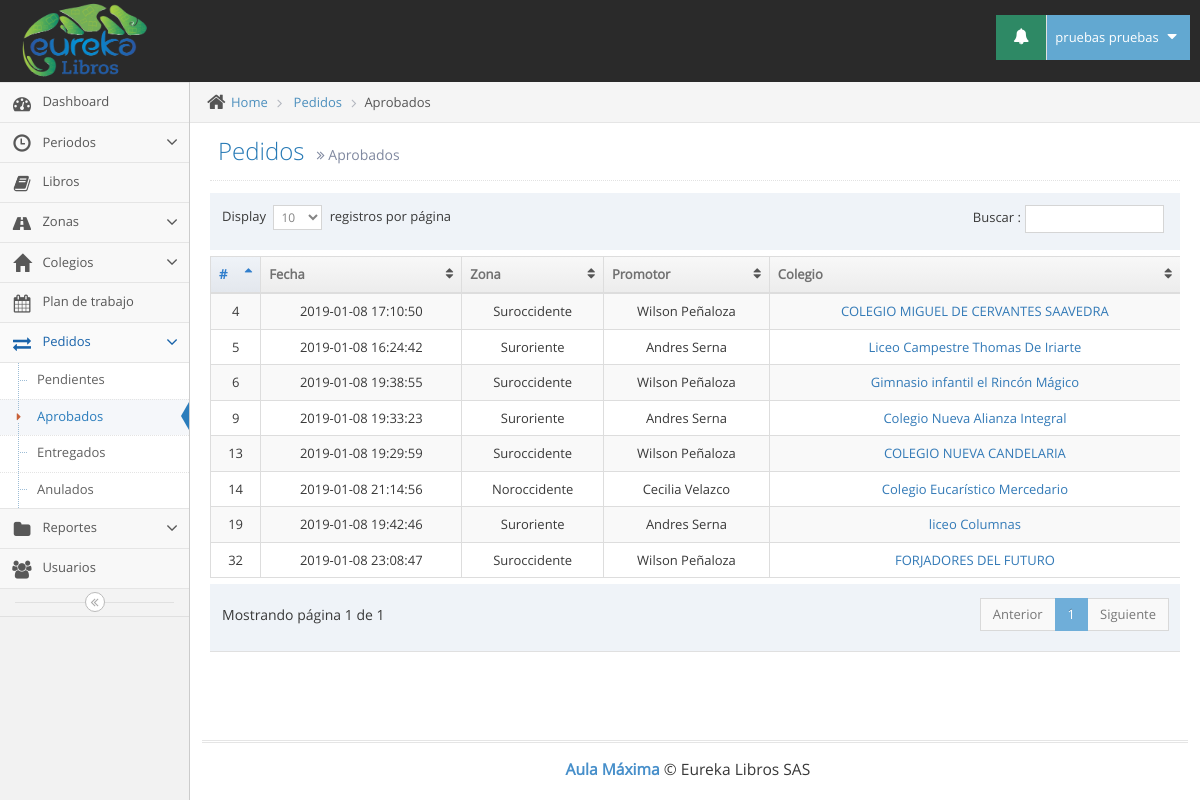
/pedidos_aprobados.php (signed in), run on the app's committed database.
### tables this page shows
CREATE TABLE `usuarios` (
  `id` int(11) NOT NULL,
  `tipo` int(11) NOT NULL,
  `id_pais` int(11) NOT NULL,
  `cedula` varchar(12) NOT NULL,
  `nombres` varchar(100) NOT NULL,
  `apellidos` varchar(100) NOT NULL,
  `telefono` varchar(12) NOT NULL,
  `direccion` varchar(100) NOT NULL,
  `correo` varchar(100) NOT NULL,
  `clave` varchar(100) NOT NULL,
  `cod_zona` varchar(10) NOT NULL
);

CREATE TABLE `pedidos` (
  `id` int(11) NOT NULL,
  `codigo` varchar(10) NOT NULL,
  `id_periodo` int(11) NOT NULL,
  `id_colegio` int(11) NOT NULL,
  `id_usuario` int(11) NOT NULL,
  `fecha` timestamp NOT NULL DEFAULT CURRENT_TIMESTAMP ON UPDATE CURRENT_TIMESTAMP,
  `factura` varchar(20) NOT NULL,
  `fecha_r` date NOT NULL,
  `observaciones` varchar(500) NOT NULL,
  `estado` int(11) NOT NULL
);

CREATE TABLE `colegios` (
  `id` int(11) NOT NULL,
  `codigo` varchar(11) NOT NULL,
  `colegio` varchar(100) NOT NULL,
  `direccion` varchar(100) NOT NULL,
  `barrio` varchar(100) NOT NULL,
  `telefono` varchar(20) NOT NULL,
  `web` varchar(100) NOT NULL,
  `cumpleaños` date NOT NULL,
  `cod_zona` varchar(8) NOT NULL,
  `id_usuario` int(11) NOT NULL,
  `fecha_creacion` timestamp NOT NULL DEFAULT CURRENT_TIMESTAMP ON UPDATE CURRENT_TIMESTAMP
);

### pedidos_aprobados.php (the view, shortened to what this page needs)
<!DOCTYPE html>
<html lang="es">
	<head>
		<link rel="stylesheet" href="assets/css/bootstrap.min.css" />
		<link rel="stylesheet" href="assets/font-awesome/4.5.0/css/font-awesome.min.css" />
		<link rel="stylesheet" href="assets/css/jquery-ui.min.css" />
		<link rel="stylesheet" href="assets/css/bootstrap-datepicker3.min.css" />
		<link href="assets/js/dataTables/dataTables.bootstrap.css" rel="stylesheet" />
		<link rel="stylesheet" href="assets/css/ace.min.css" class="ace-main-stylesheet" id="main-ace-style" />
		<link rel="stylesheet" href="assets/css/ace-skins.min.css" />
		<link rel="stylesheet" href="assets/css/ace-rtl.min.css" />
	</head>
	<body class="no-skin">
		<?php include("template/nav.php"); ?>
		<div class="main-container ace-save-state" id="main-container">
			<?php include("template/sidebar.php"); ?>
			<div class="main-content">
				<div class="main-content-inner">
					<div class="breadcrumbs ace-save-state" id="breadcrumbs">
						<ul class="breadcrumb">
							<li>
								<i class="ace-icon fa fa-home home-icon"></i>
								<a href="#">Home</a>
							</li>
							<li>
								<a href="#">Pedidos</a>
							</li>
							<li class="active">Aprobados</li>
						</ul>
					</div>
					<div class="page-content">
						<div class="page-header">
							<h1>
								Pedidos
								<small>
									<i class="ace-icon fa fa-angle-double-right"></i>
									Aprobados
								</small>
							</h1>
						</div>
						<div class="row">
							<div class="col-xs-12">
								<?php
                                	include("conexion/bdd.php");
                                	$sql = "SELECT p.id, z.zona, u.nombres, u.apellidos, p.fecha, c.colegio FROM pedidos p JOIN colegios c ON p.id_colegio=c.id JOIN zonas z ON z.codigo=c.cod_zona JOIN usuarios u ON u.cod_zona=z.codigo WHERE p.estado='2' GROUP BY p.id";
									$req = $bdd->prepare($sql);
									$req->execute();
								$pedidos = $req->fetchAll();
                            ?>
                            <div class="table-responsive">
                                <table class="table table-striped table-bordered table-hover" id="dataTables-example">
                                    <thead>
                                        <tr>
                                            <th>#</th>
                                            <th>Fecha</th>
                                            <th>Zona</th>
                                            <th>Promotor</th>
                                            <th>Colegio</th>
                                        </tr>
                                    </thead>
                                    <tbody>
                                        <?php
                                        	foreach($pedidos as $pedido) {
                                            	$promotor= $pedido["nombres"]." ".$pedido["apellidos"];
                                                echo'<tr class="odd gradeX">';
                                                echo'<td class="center">'.$pedido["id"].'</td>';
                                                echo'<td class="center">'.$pedido["fecha"].'</td>';
                                               echo'<td class="center">'.$pedido["zona"].'</td>';
                                                echo'<td class="center">'.$promotor.'</td>';
                                                echo'<td class="center"><a href="pedido_colegio_aprobado.php?id_pedido='.$pedido["id"].'">'.$pedido["colegio"].'</a></td>';
                                            }
                                         ?>
                                        </tr>
                                    </tbody>
                                </table>
                            </div>
							</div>
						</div>
					</div>
				</div>
			</div>
			<div class="footer">
				<div class="footer-inner">
					<div class="footer-content">
						<span class="bigger-120">
							<span class="blue bolder">Aula Máxima</span>
							 &copy; Eureka Libros SAS
						</span>
					</div>
				</div>
			</div>
		</div>
	</body>
</html>

### template/nav.php (shortened to what this page needs)
<div id="navbar" class="navbar navbar-default          ace-save-state">
			<div class="navbar-container ace-save-state" id="navbar-container">
				<div class="navbar-header pull-left">
					<a href="index.php" class="navbar-brand">
						<small>
							<img src="assets/images/logo_eureka.png" alt="" class="" height="80px" width="125px">
						</small>
					</a>
				</div>
				<div class="navbar-buttons navbar-header pull-right" role="navigation">
					<ul class="nav ace-nav">
						<?php
							include("conexion/bdd.php");
							if ($_SESSION["tipo"]==1) {
								$sql_n = "SELECT n.id FROM notificaciones n JOIN tipos_notifi t ON t.id=n.id_tipo_notifi JOIN colegios c ON c.id=n.id_colegio WHERE t.id='1' AND n.visible='1'";
							}
							$req_n = $bdd->prepare($sql_n);
							$req_n->execute();
							$num= $req_n->rowCount();
						?>
						<li class="green dropdown-modal">
							<a data-toggle="dropdown" class="dropdown-toggle" href="#">
								<?php if ($num > 0) { ?>
								<i class="ace-icon fa fa-bell icon-animated-bell"></i>
								<?php }else{ ?>
								<i class="ace-icon fa fa-bell"></i>
								<?php } ?>
							</a>
						</li>
						<li class="light-blue dropdown-modal">
							<a data-toggle="dropdown" href="#" class="dropdown-toggle">
								<?php
									require_once('conexion/bdd.php');
									$sql = "SELECT nombres,apellidos FROM usuarios WHERE id='".$_SESSION['id']."'";
									$req = $bdd->prepare($sql);
									$req->execute();
									$usuario = $req->fetch();
									$nombre_completo=$usuario["nombres"]." ".$usuario["apellidos"];
								?>
									<?php echo $nombre_completo; ?>
								<i class="ace-icon fa fa-caret-down"></i>
							</a>
						</li>
					</ul>
				</div>
			</div>
		</div>

### data on the page
usuarios: nombre_completo "pruebas pruebas"
pedidos: id "4", fecha "2019-01-08 17:10:50", zona "Suroccidente", promotor "Wilson Peñaloza", id_colegio.colegio "COLEGIO MIGUEL DE CERVANTES SAAVEDRA"
pedidos: id "5", fecha "2019-01-08 16:24:42", zona "Suroriente", promotor "Andres Serna", id_colegio.colegio "Liceo Campestre Thomas De Iriarte"
pedidos: id "6", fecha "2019-01-08 19:38:55", zona "Suroccidente", promotor "Wilson Peñaloza", id_colegio.colegio "Gimnasio infantil el Rincón Mágico"
pedidos: id "9", fecha "2019-01-08 19:33:23", zona "Suroriente", promotor "Andres Serna", id_colegio.colegio "Colegio Nueva Alianza Integral"
pedidos: id "13", fecha "2019-01-08 19:29:59", zona "Suroccidente", promotor "Wilson Peñaloza", id_colegio.colegio "COLEGIO NUEVA CANDELARIA"
pedidos: id "14", fecha "2019-01-08 21:14:56", zona "Noroccidente", promotor "Cecilia Velazco", id_colegio.colegio "Colegio Eucarístico Mercedario"
pedidos: id "19", fecha "2019-01-08 19:42:46", zona "Suroriente", promotor "Andres Serna", id_colegio.colegio "liceo Columnas"
pedidos: id "32", fecha "2019-01-08 23:08:47", zona "Suroccidente", promotor "Wilson Peñaloza", id_colegio.colegio "FORJADORES DEL FUTURO"
